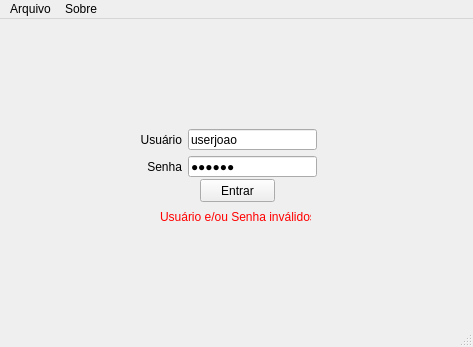
<?xml version="1.0" encoding="UTF-8"?>
<ui version="4.0">
 <class>LoginWindow</class>
 <widget class="QMainWindow" name="LoginWindow">
  <property name="geometry">
   <rect>
    <x>0</x>
    <y>0</y>
    <width>473</width>
    <height>347</height>
   </rect>
  </property>
  <property name="windowTitle">
   <string>MainWindow</string>
  </property>
  <widget class="QWidget" name="centralwidget">
   <widget class="QWidget" name="layoutWidget">
    <property name="geometry">
     <rect>
      <x>140</x>
      <y>110</y>
      <width>177</width>
      <height>48</height>
     </rect>
    </property>
    <layout class="QGridLayout" name="gridLayout">
     <item row="0" column="0">
      <widget class="QLabel" name="labelUsuario">
       <property name="text">
        <string>Usuário</string>
       </property>
       <property name="alignment">
        <set>Qt::AlignRight|Qt::AlignTrailing|Qt::AlignVCenter</set>
       </property>
      </widget>
     </item>
     <item row="0" column="1">
      <widget class="QLineEdit" name="lineEditUsuario">
       <property name="text">
        <string>userjoao</string>
       </property>
      </widget>
     </item>
     <item row="1" column="0">
      <widget class="QLabel" name="labelSenha">
       <property name="text">
        <string>Senha</string>
       </property>
       <property name="alignment">
        <set>Qt::AlignRight|Qt::AlignTrailing|Qt::AlignVCenter</set>
       </property>
      </widget>
     </item>
     <item row="1" column="1">
      <widget class="QLineEdit" name="lineEditSenha">
       <property name="inputMethodHints">
        <set>Qt::ImhHiddenText|Qt::ImhNoAutoUppercase|Qt::ImhNoPredictiveText|Qt::ImhSensitiveData</set>
       </property>
       <property name="text">
        <string>123123</string>
       </property>
       <property name="echoMode">
        <enum>QLineEdit::Password</enum>
       </property>
      </widget>
     </item>
    </layout>
   </widget>
   <widget class="QPushButton" name="pushButtonEntrar">
    <property name="geometry">
     <rect>
      <x>200</x>
      <y>160</y>
      <width>75</width>
      <height>23</height>
     </rect>
    </property>
    <property name="text">
     <string>Entrar</string>
    </property>
   </widget>
   <widget class="QLabel" name="labelAvisoUsuarioSenha">
    <property name="enabled">
     <bool>true</bool>
    </property>
    <property name="geometry">
     <rect>
      <x>160</x>
      <y>190</y>
      <width>151</width>
      <height>16</height>
     </rect>
    </property>
    <property name="palette">
     <palette>
      <active>
       <colorrole role="WindowText">
        <brush brushstyle="SolidPattern">
         <color alpha="255">
          <red>255</red>
          <green>0</green>
          <blue>0</blue>
         </color>
        </brush>
       </colorrole>
      </active>
      <inactive>
       <colorrole role="WindowText">
        <brush brushstyle="SolidPattern">
         <color alpha="255">
          <red>255</red>
          <green>0</green>
          <blue>0</blue>
         </color>
        </brush>
       </colorrole>
      </inactive>
      <disabled>
       <colorrole role="WindowText">
        <brush brushstyle="SolidPattern">
         <color alpha="255">
          <red>120</red>
          <green>120</green>
          <blue>120</blue>
         </color>
        </brush>
       </colorrole>
      </disabled>
     </palette>
    </property>
    <property name="text">
     <string>Usuário e/ou Senha inválidos!</string>
    </property>
   </widget>
  </widget>
  <widget class="QMenuBar" name="menubar">
   <property name="geometry">
    <rect>
     <x>0</x>
     <y>0</y>
     <width>473</width>
     <height>21</height>
    </rect>
   </property>
   <widget class="QMenu" name="menuArquivo">
    <property name="title">
     <string>Arquivo</string>
    </property>
    <addaction name="actionSair"/>
   </widget>
   <widget class="QMenu" name="menuSobre">
    <property name="title">
     <string>Sobre</string>
    </property>
    <addaction name="actionC_Sorveteria"/>
    <addaction name="actionQt_Creator"/>
   </widget>
   <addaction name="menuArquivo"/>
   <addaction name="menuSobre"/>
  </widget>
  <widget class="QStatusBar" name="statusbar"/>
  <action name="actionC_Sorveteria">
   <property name="text">
    <string>C++ Sorveteria</string>
   </property>
  </action>
  <action name="actionQt_Creator">
   <property name="text">
    <string>Qt Creator</string>
   </property>
  </action>
  <action name="actionSair">
   <property name="text">
    <string>Sair</string>
   </property>
  </action>
 </widget>
 <resources/>
 <connections>
  <connection>
   <sender>lineEditUsuario</sender>
   <signal>returnPressed()</signal>
   <receiver>lineEditSenha</receiver>
   <slot>setFocus()</slot>
   <hints>
    <hint type="sourcelabel">
     <x>276</x>
     <y>141</y>
    </hint>
    <hint type="destinationlabel">
     <x>286</x>
     <y>171</y>
    </hint>
   </hints>
  </connection>
  <connection>
   <sender>lineEditSenha</sender>
   <signal>returnPressed()</signal>
   <receiver>pushButtonEntrar</receiver>
   <slot>click()</slot>
   <hints>
    <hint type="sourcelabel">
     <x>215</x>
     <y>173</y>
    </hint>
    <hint type="destinationlabel">
     <x>232</x>
     <y>198</y>
    </hint>
   </hints>
  </connection>
 </connections>
</ui>
